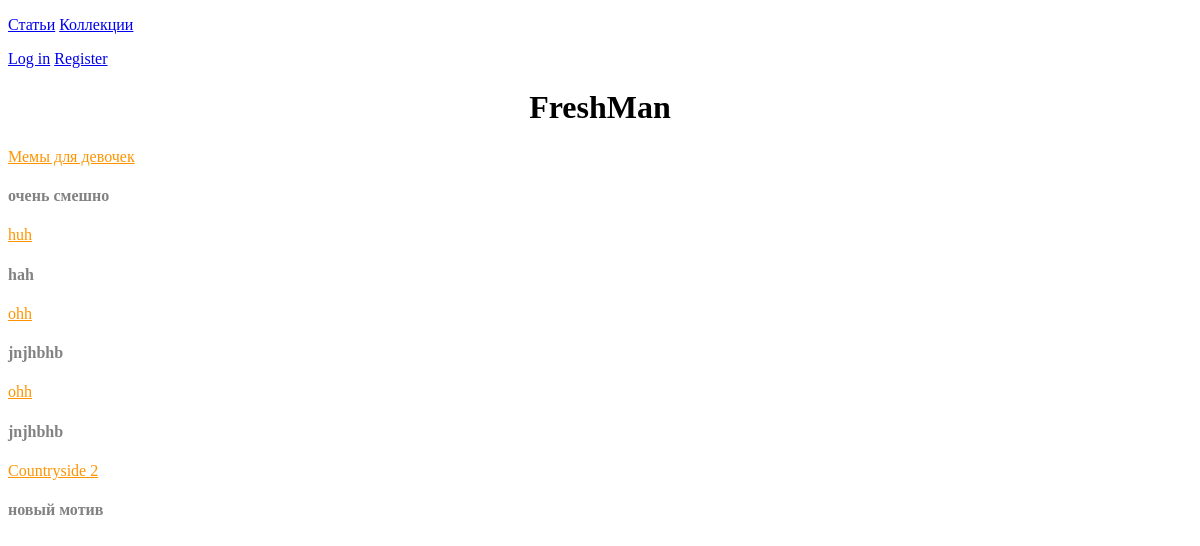
The app's page /photographers/, older data.
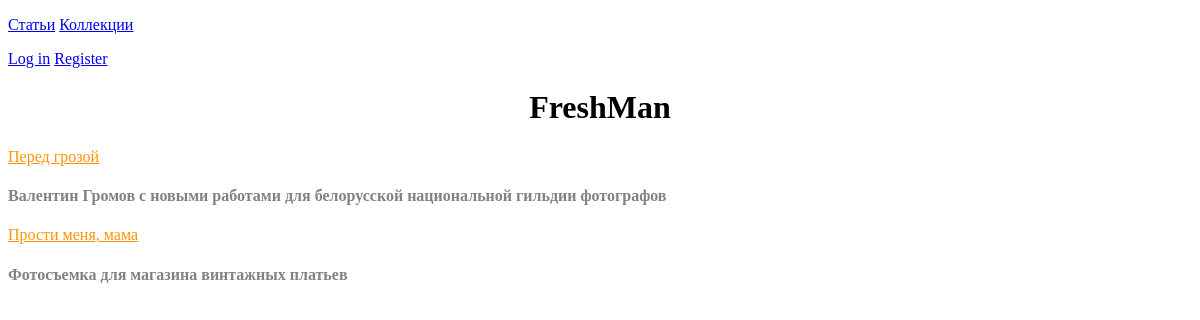
The same page, newer data.
### fashion/apps/photographers/models.py (models this page shows, shortened)
class Photographer(models.Model):
    photographer = models.ForeignKey(User, on_delete=models.CASCADE)
    name = models.CharField(max_length=50)
    discription = models.TextField()

### fashion/apps/photographers/views.py (the view)
# urls.py: path('', views.index, name = 'index'),
def index(request):
    photographers_list = Photographer.objects.all().order_by('-id')[:5]
    return (render(request, 'photographers/photographer_list.html', {'photographers_list' : photographers_list}))

### templates/photographers/photographer_list.html (shortened to what this page needs)
{% extends 'index.html' %}
{% block content %}
    {% if photographers_list %}
        {% for c in photographers_list %}
            <a  style="color: #ff9400" href = "{% url 'photographers:detail' c.id %}">{{ c.name }}</a>
            <h4 style="color: #828282">{{ c.discription }}</h4>
        {% endfor %}
    {% endif %}
{% endblock %}

### templates/index.html (shortened to what this page needs)
<!DOCTYPE html>
<html lang="en">
<head>
</head>
<body>
    <p align="left"><a href="/articles/">Статьи</a>  <a href="/photographers/">Коллекции</a>
    {% if request.user.is_authenticated %}
    <p align="right"> <a href = "/logout/" >Log out</a> </p>
    {% else %}
    <p align = "right>"> <a href = "/">Log in</a>  <a href="/register/">Register</a></p>
    {% endif %}
    <h1 align="center">FreshMan</h1>
    {% block content %} {% endblock %}
</body>
</html>

Row changes from the older to the newer data that the page shows:
removed Photographer: name "Мемы для девочек", discription "очень смешно"
removed Photographer: name "huh", discription "hah"
removed Photographer: name "ohh", discription "jnjhbhb"
removed Photographer: name "ohh", discription "jnjhbhb"
removed Photographer: name "Countryside 2", discription "новый мотив"
added Photographer: name "Перед грозой", discription "Валентин Громов с новыми работами для белорусской национальной гильдии фотографов"
added Photographer: name "Прости меня, мама", discription "Фотосъемка для магазина винтажных платьев"
